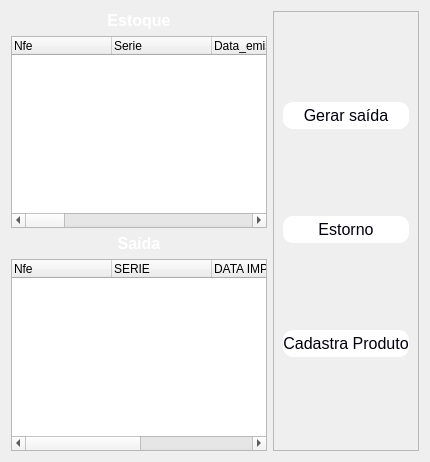
          <widget class="QWidget" name="tables">
           <attribute name="title">
            <string>Base</string>
           </attribute>
           <layout class="QVBoxLayout" name="verticalLayout_7">
            <item>
             <layout class="QHBoxLayout" name="horizontalLayout_3">
              <item>
               <layout class="QVBoxLayout" name="verticalLayout_6">
                <item>
                 <layout class="QVBoxLayout" name="verticalLayout_5">
                  <item>
                   <widget class="QLabel" name="label_3">
                    <property name="text">
                     <string>&lt;html&gt;&lt;head/&gt;&lt;body&gt;&lt;p align=&quot;center&quot;&gt;&lt;span style=&quot; font-size:12pt; font-weight:600; color:#ffffff;&quot;&gt;Estoque&lt;/span&gt;&lt;/p&gt;&lt;/body&gt;&lt;/html&gt;</string>
                    </property>
                   </widget>
                  </item>
                  <item>
                   <widget class="QTreeWidget" name="tw_estoque">
                    <property name="styleSheet">
                     <string notr="true"/>
                    </property>
                    <property name="alternatingRowColors">
                     <bool>false</bool>
                    </property>
                    <column>
                     <property name="text">
                      <string>Nfe</string>
                     </property>
                    </column>
                    <column>
                     <property name="text">
                      <string>Serie</string>
                     </property>
                    </column>
                    <column>
                     <property name="text">
                      <string>Data_emissao</string>
                     </property>
                    </column>
                    <column>
                     <property name="text">
                      <string>Chave</string>
                     </property>
                    </column>
                    <column>
                     <property name="text">
                      <string>Cnpj_emitente</string>
                     </property>
                    </column>
                    <column>
                     <property name="text">
                      <string>Emitente</string>
                     </property>
                    </column>
                    <column>
                     <property name="text">
                      <string>Total Nfe</string>
                     </property>
                    </column>
                    <column>
                     <property name="text">
                      <string>Item</string>
                     </property>
                    </column>
                    <column>
                     <property name="text">
                      <string>Cod Item</string>
                     </property>
                    </column>
                    <column>
                     <property name="text">
                      <string>Quantidade</string>
                     </property>
                    </column>
                    <column>
                     <property name="text">
                      <string>Descrição</string>
                     </property>
                    </column>
                    <column>
                     <property name="text">
                      <string>Unidade medida</string>
                     </property>
                    </column>
                    <column>
                     <property name="text">
                      <string>Valor Produto</string>
                     </property>
                    </column>
                    <column>
                     <property name="text">
                      <string>Data Importação</string>
                     </property>
                    </column>
                    <column>
                     <property name="text">
                      <string>Usuário</string>
                     </property>
                    </column>
                   </widget>
                  </item>
                 </layout>
                </item>
                <item>
                 <layout class="QVBoxLayout" name="verticalLayout_4">
                  <item>
                   <widget class="QLabel" name="label_2">
                    <property name="text">
                     <string>&lt;html&gt;&lt;head/&gt;&lt;body&gt;&lt;p align=&quot;center&quot;&gt;&lt;span style=&quot; font-size:12pt; font-weight:600; color:#ffffff;&quot;&gt;Saída&lt;/span&gt;&lt;/p&gt;&lt;/body&gt;&lt;/html&gt;</string>
                    </property>
                   </widget>
                  </item>
                  <item>
                   <widget class="QTreeWidget" name="tw_saida">
                    <property name="styleSheet">
                     <string notr="true"/>
                    </property>
                    <column>
                     <property name="text">
                      <string>Nfe</string>
                     </property>
                    </column>
                    <column>
                     <property name="text">
                      <string>SERIE</string>
                     </property>
                    </column>
                    <column>
                     <property name="text">
                      <string>DATA IMPORTAÇÃO</string>
                     </property>
                    </column>
                    <column>
                     <property name="text">
                      <string>DATA SAÍDA</string>
                     </property>
                    </column>
                    <column>
                     <property name="text">
                      <string>USUÁRIO</string>
                     </property>
                    </column>
                   </widget>
                  </item>
                 </layout>
                </item>
               </layout>
              </item>
              <item>
               <widget class="QFrame" name="frame_2">
                <property name="sizePolicy">
                 <sizepolicy hsizetype="Fixed" vsizetype="Preferred">
                  <horstretch>0</horstretch>
                  <verstretch>0</verstretch>
                 </sizepolicy>
                </property>
                <property name="frameShape">
                 <enum>QFrame::StyledPanel</enum>
                </property>
                <property name="frameShadow">
                 <enum>QFrame::Raised</enum>
                </property>
                <layout class="QVBoxLayout" name="verticalLayout_3">
                 <item>
                  <widget class="QPushButton" name="btn_gerar">
                   <property name="minimumSize">
                    <size>
                     <width>100</width>
                     <height>27</height>
                    </size>
                   </property>
                   <property name="cursor">
                    <cursorShape>PointingHandCursor</cursorShape>
                   </property>
                   <property name="styleSheet">
                    <string notr="true">QPushButton{
	color: rgb(0,0,10);
    border-radius: 10px; 
	font-size: 16px; 
	background-color: #fff;
;}

QPushButton:hover{
	
	background-color: rgb(170, 255, 255);
	 color:black
}
</string>
                   </property>
                   <property name="text">
                    <string>Gerar saída</string>
                   </property>
                  </widget>
                 </item>
                 <item>
                  <widget class="QPushButton" name="btn_estorno">
                   <property name="minimumSize">
                    <size>
                     <width>100</width>
                     <height>27</height>
                    </size>
                   </property>
                   <property name="cursor">
                    <cursorShape>PointingHandCursor</cursorShape>
                   </property>
                   <property name="styleSheet">
                    <string notr="true">QPushButton{
	color: rgb(0,0,10);
    border-radius: 10px; 
	font-size: 16px; 
	background-color: #fff;
;}

QPushButton:hover{
	
	background-color: rgb(170, 255, 255);
	 color:black
}

</string>
                   </property>
                   <property name="text">
                    <string>Estorno</string>
                   </property>
                  </widget>
                 </item>
                 <item>
                  <widget class="QPushButton" name="btn_cadastra_produto">
                   <property name="minimumSize">
                    <size>
                     <width>100</width>
                     <height>27</height>
                    </size>
                   </property>
                   <property name="cursor">
                    <cursorShape>PointingHandCursor</cursorShape>
                   </property>
                   <property name="styleSheet">
                    <string notr="true">QPushButton{
	color: rgb(0,0,10);
    border-radius: 10px; 
	font-size: 16px; 
	background-color: #fff;
;}

QPushButton:hover{
	
	background-color: rgb(170, 255, 255);
	 color:black
}
</string>
                   </property>
                   <property name="text">
                    <string>Cadastra Produto</string>
                   </property>
                  </widget>
                 </item>
                </layout>
               </widget>
              </item>
             </layout>
            </item>
           </layout>
          </widget>
